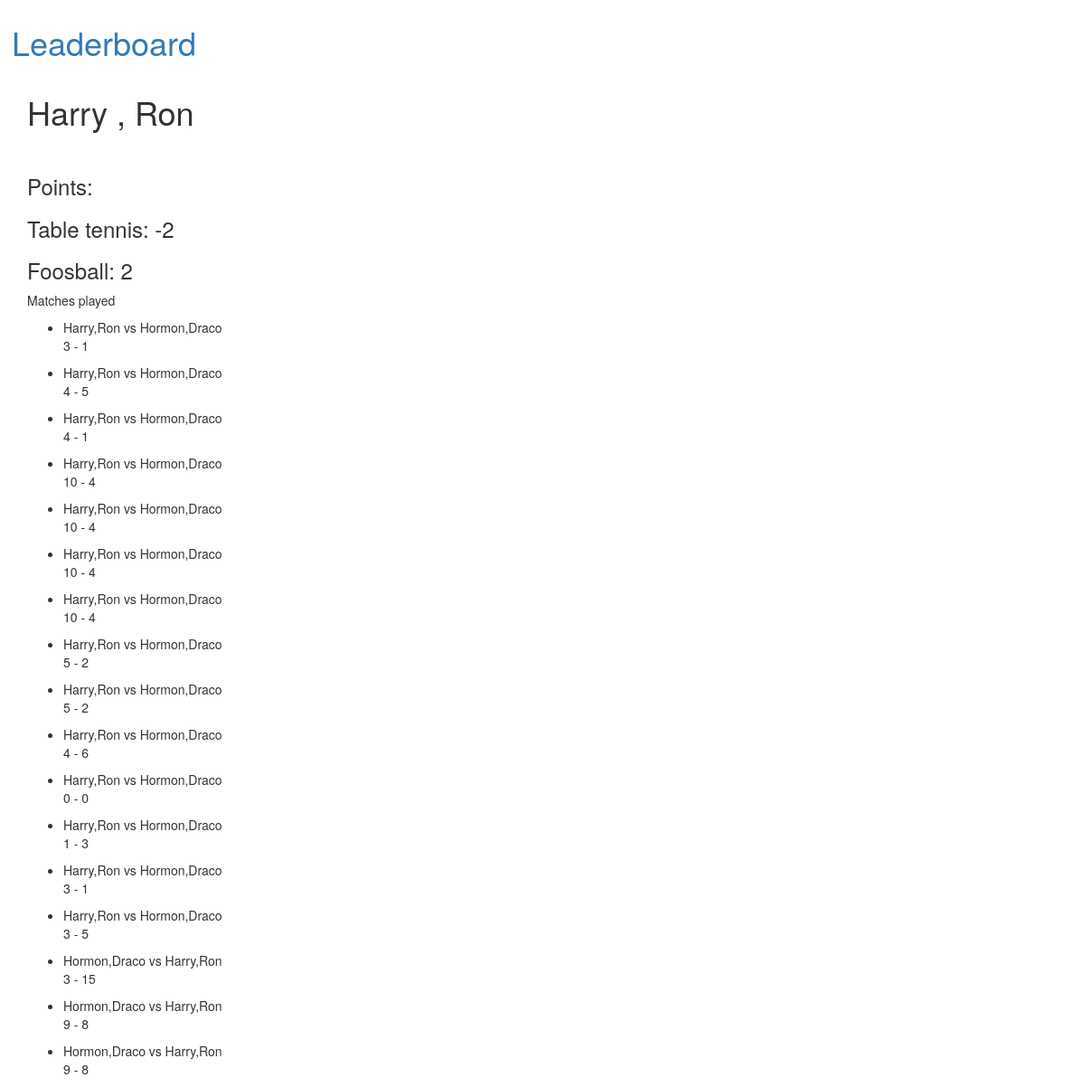
/team/1, run on the app's committed database.
### competition/models.py (models this page shows)
class Team(models.Model):
	player1 = models.ForeignKey(Player,on_delete=models.CASCADE, related_name="first")
	player2 = models.ForeignKey(Player,on_delete=models.CASCADE, related_name="second")
	tt_points = models.IntegerField(default=0,blank=True,null=True)
	foosball_points = models.IntegerField(default=0,blank=True,null=True)
	def __str__(self):
		return self.player1.__str__() + ',' + self.player2.__str__()

class Player(models.Model):
	name = models.CharField(max_length=50)
	def __str__(self):
		return self.name

class Match(models.Model):
	team1 = models.ForeignKey(Team,on_delete=models.CASCADE, related_name="team1")
	team2 = models.ForeignKey(Team,on_delete=models.CASCADE, related_name="team2")
	team1_score = models.IntegerField(default=0)
	team2_score = models.IntegerField(default=0)
	game = models.CharField(max_length=10,choices=GAME_TYPES)
	comptn = models.ForeignKey(Competition,on_delete=models.CASCADE,blank=True,null=True,default=None)

### competition/views.py (the view)
# urls.py: re_path('team/(?P<pk>\d+)',teamDetail,name='team-detail'),
def teamDetail(request,pk):
	team = Team.objects.get(pk=pk)
	matches = Match.objects.filter( Q(team1=team) | Q(team2=team))
	content = {
		'team' : team,
		'matches' : matches
	}
	return render(request,'team/detail.html',{'content': content})

### competition/templates/team/detail.html
{% extends "base.html" %}
{% load static %}
{% block content %}
<h1>{{ content.team.player1 }} , {{ content.team.player2 }} </h1>
<br>
<h3> Points:</h3>
<h3>Table tennis: {{ content.team.tt_points }}</h3>
<h3>Foosball: {{ content.team.foosball_points }}</h3>
<p>Matches played
	<ul>
		{% for match in content.matches %}
		<li>{{ match.team1 }} vs {{ match.team2 }}</li>
		<p>{{ match.team1_score }} - {{ match.team2_score }}</p>
		{% endfor %}
	</ul>
</p>
{% endblock %}

### data on the page
Team: team.player1 "Harry", team.player2 "Ron", team.tt_points "-2", team.foosball_points "2"
Match: team1 "Harry,Ron", team2 "Hormon,Draco", team1_score "3", team2_score "1"
Match: team1 "Harry,Ron", team2 "Hormon,Draco", team1_score "4", team2_score "5"
Match: team1 "Harry,Ron", team2 "Hormon,Draco", team1_score "4", team2_score "1"
Match: team1 "Harry,Ron", team2 "Hormon,Draco", team1_score "10", team2_score "4"
Match: team1 "Harry,Ron", team2 "Hormon,Draco", team1_score "10", team2_score "4"
Match: team1 "Harry,Ron", team2 "Hormon,Draco", team1_score "10", team2_score "4"
Match: team1 "Harry,Ron", team2 "Hormon,Draco", team1_score "10", team2_score "4"
Match: team1 "Harry,Ron", team2 "Hormon,Draco", team1_score "5", team2_score "2"
Match: team1 "Harry,Ron", team2 "Hormon,Draco", team1_score "5", team2_score "2"
Match: team1 "Harry,Ron", team2 "Hormon,Draco", team1_score "4", team2_score "6"
Match: team1 "Harry,Ron", team2 "Hormon,Draco", team1_score "0", team2_score "0"
Match: team1 "Harry,Ron", team2 "Hormon,Draco", team1_score "1", team2_score "3"
Match: team1 "Harry,Ron", team2 "Hormon,Draco", team1_score "3", team2_score "1"
Match: team1 "Harry,Ron", team2 "Hormon,Draco", team1_score "3", team2_score "5"
Match: team1 "Hormon,Draco", team2 "Harry,Ron", team1_score "3", team2_score "15"
Match: team1 "Hormon,Draco", team2 "Harry,Ron", team1_score "9", team2_score "8"
Match: team1 "Hormon,Draco", team2 "Harry,Ron", team1_score "9", team2_score "8"
